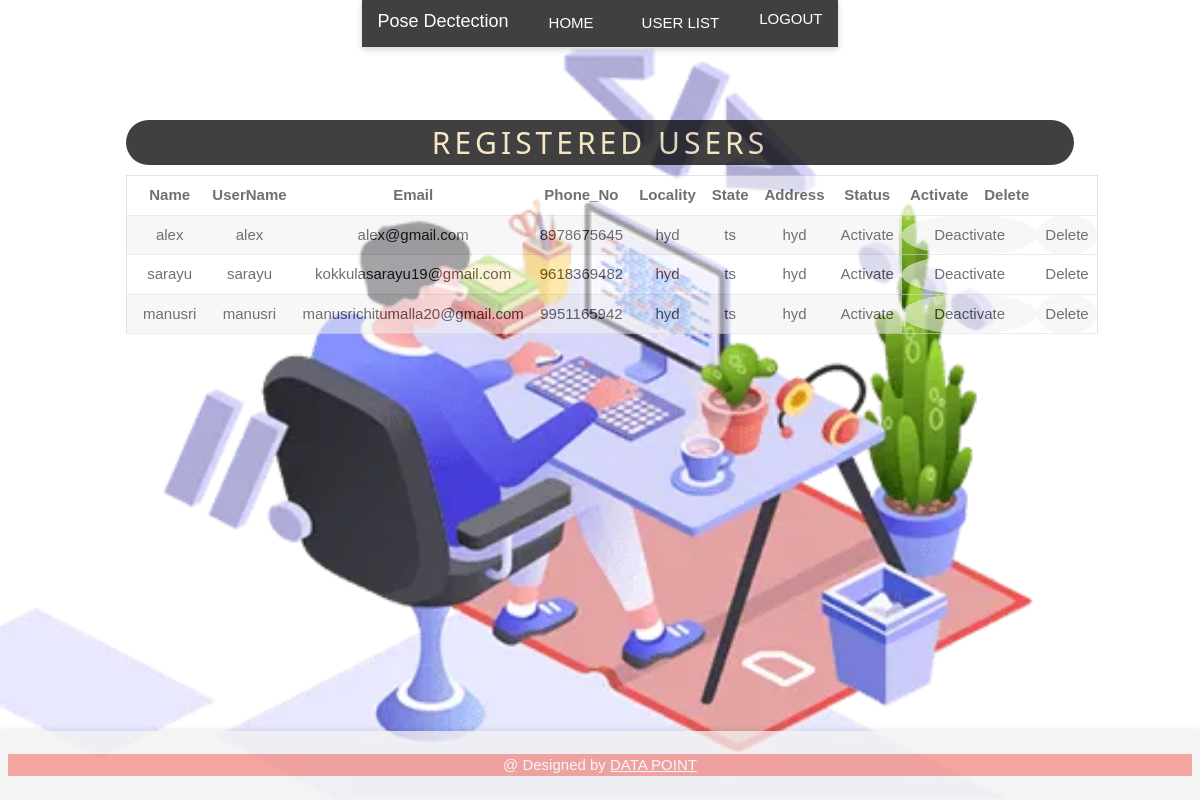
/viewusers/, run on the app's committed database.
### Users/models.py (models this page shows, shortened)
class UserRegisterModel(models.Model):
    Name = models.CharField(max_length=30)
    Username = models.CharField(max_length=30)
    Password= models.CharField(max_length=30)
    Email = models.CharField(max_length=30)
    Phone_No = models.CharField(max_length=10)
    Locality = models.CharField(max_length=30)
    State = models.CharField(max_length=30)
    Address = models.CharField(max_length=30)
    status = models.CharField(max_length=10)

### Admins/views.py (the view)
# urls.py: path('viewusers/', adv.viewusers, name='viewusers'),
def viewusers(request):
    data= UserRegisterModel.objects.all()
    return render(request, 'admins/Viewregisterusers.html', {'data':data})

### assests/Templates/admins/Viewregisterusers.html
{% extends 'admins/AdminHome.html'%}
{% load static%}
{% block contents %}
<div class="container">
<div class="w3-container w3-content w3-center w3-padding-64 w3-animate-opacity">
    <h2 class="w3-wide w3-animate-opacity w3-round-xxlarge">REGISTERED USERS</h2>
    <table class="w3-table-all  w3-round-xxlarge w3-opacity-min" >
        <tr>
            <th class="w3-center">Name</th>
            <th class="w3-center">UserName</th>
            <th class="w3-center">Email</th>
            <th class="w3-center">Phone_No</th>
            <th class="w3-center">Locality</th>
            <th class="w3-center">State</th>
            <th class="w3-center">Address</th>
            <th class="w3-center">Status</th>
            <th class="w3-center">Activate  </th>
            <th class="w3-center">Delete</th>
        </tr>
        {% for i in data %}
        <tr>
            <td class="w3-center">{{i.Name}}</td>
            <td class="w3-center">{{i.Username}}</td>
            <td class="w3-center">{{i.Email}}</td>
            <td class="w3-center">{{i.Phone_No}}</td>
            <td class="w3-center">{{i.Locality}}</td>
            <td class="w3-center">{{i.State}}</td>
            <td class="w3-center">{{i.Address}}</td>
            <td class="w3-center">{{i.status}}</td>
            {% if i.status == 'waiting' %}
            <td class="w3-center w3-buttoncw3-cicle w3-hover-green" colspan="8"><a href="/Activateusers/?id={{i.id}}" style="text-decoration: none;">Activate</a></td>
                {% else %}
                <td class="w3-center w3-button w3-circle w3-hover-black" colspan="8"><a href="/Deactivateusers/?id={{i.id}}" style="text-decoration: none;">Deactivate</a></td>
            {% endif %}
            <td class="w3-center w3-button w3-hover-red w3-circle " colspan="8" ><a  href="/Deleteusers/?id={{i.id}}" style="text-decoration: none;">Delete</a></td>
        </tr>
          {% endfor %}
    </table>
</div>
{% endblock %}

### assests/Templates/admins/AdminHome.html (shortened to what this page needs)
{% load static %}
<!DOCTYPE html>
<html lang="en">
<head>
<link rel="stylesheet" href="{% static 'css//w3.css'%}">
<link rel="stylesheet" href="{% static 'css/family.css'%}">
<link rel="stylesheet" href="{% static 'css/font-awesome.min.css'%}">
</head>
<body class="w3-opacity-min">
<div class="w3-top w3-center w3-animate-opacity">
  <div class="w3-bar w3-black w3-card w3-center">
       <a href="{% url 'AdminHome'%}" class="w3-bar-item w3-button w3-theme-large w3-large w3-hover-red ">Pose Dectection   </a>
    <a href="{% url 'AdminHome'%}" class="w3-bar-item w3-button w3-padding-large w3-hover-red">HOME</a>
    <a href="{% url 'viewusers' %}" class="w3-bar-item w3-button w3-padding-large w3-hide-small w3-hover-red">USER LIST</a>
    <a href="{% url 'base'%}" class="w3-bar-item w3-button  w3-hover-red">LOGOUT</a>
  </div>
</div>
<div class="w3-content" style="max-width:2000px;margin-top:46px">
{% block contents %}{% endblock %}
<footer class="footer">
  <div class="w3-padding-8 w3-margin-bottom w3-center w3-opacity ">
    <p class="w3-medium w3-red" >@ Designed by <a href="#" target="_blank">DATA POINT</a></p>
  </div>
</footer>
</body>
</html>

### assests/static/css/w3.css (style rules this page uses)
html { box-sizing:border-box }
*,*:before,*:after { box-sizing:inherit }
html { -ms-text-size-adjust:100%;-webkit-text-size-adjust:100% }
body { margin:0 }
article,aside,details,figcaption,figure,footer,header,main,menu,nav,section { display:block }
a { background-color:transparent }
html,body { font-family:Verdana,sans-serif;font-size:15px;line-height:1.5 }
html { overflow-x:hidden }
h2 { font-size:30px }
h1,h2,h3,h4,h5,h6 { font-family:"Segoe UI",Arial,sans-serif;font-weight:400;margin:10px 0 }
.w3-wide { letter-spacing:4px }
a { color:inherit }
.w3-table,.w3-table-all { border-collapse:collapse;border-spacing:0;width:100%;display:table }
.w3-table-all { border:1px solid #ccc }
.w3-bordered tr,.w3-table-all tr { border-bottom:1px solid #ddd }
.w3-table-all tr:nth-child(odd) { background-color:#fff }
.w3-table-all tr:nth-child(even) { background-color:#f1f1f1 }
.w3-table td,.w3-table th,.w3-table-all td,.w3-table-all th { padding:8px 8px;display:table-cell;text-align:left;vertical-align:top }
.w3-table th:first-child,.w3-table td:first-child,.w3-table-all th:first-child,.w3-table-all td:first-child { padding-left:16px }
.w3-btn,.w3-button { border:none;display:inline-block;padding:8px 16px;vertical-align:middle;overflow:hidden;text-decoration:none;color:inherit;background-color:inherit;text-align:center;cursor:pointer;white-space:nowrap }
.w3-btn,.w3-button { -webkit-touch-callout:none;-webkit-user-select:none;-khtml-user-select:none;-moz-user-select:none;-ms-user-select:none;user-select:none }
.w3-bar { width:100%;overflow:hidden }
.w3-center .w3-bar { display:inline-block;width:auto }
.w3-bar .w3-bar-item { padding:8px 16px;float:left;width:auto;border:none;display:block;outline:0 }
.w3-bar .w3-button { white-space:normal }
.w3-container:after,.w3-container:before,.w3-panel:after,.w3-panel:before,.w3-row:after,.w3-row:before,.w3-row-padding:after,.w3-row-padding:before, .w3-cell-row:before,.w3-cell-row:after,.w3-clear:after,.w3-clear:before,.w3-bar:before,.w3-bar:after { content:"";display:table;clear:both }
.w3-content,.w3-auto { margin-left:auto;margin-right:auto }
.w3-content { max-width:980px }
.w3-top,.w3-bottom { position:fixed;width:100%;z-index:1 }
.w3-top { top:0 }
.w3-circle { border-radius:50% }
.w3-round-xxlarge { border-radius:32px }
.w3-container,.w3-panel { padding:0.01em 16px }
.w3-card,.w3-card-2 { box-shadow:0 2px 5px 0 rgba(0,0,0,0.16),0 2px 10px 0 rgba(0,0,0,0.12) }
.w3-animate-opacity { animation:opac 0.8s }
.w3-opacity,.w3-hover-opacity:hover { opacity:0.60 }
.w3-opacity-min { opacity:0.75 }
.w3-medium { font-size:15px!important }
.w3-large { font-size:18px!important }
.w3-center { text-align:center!important }
.w3-margin-bottom { margin-bottom:16px!important }
.w3-padding-large { padding:12px 24px!important }
.w3-padding-64 { padding-top:64px!important;padding-bottom:64px!important }
.w3-red,.w3-hover-red:hover { color:#fff!important;background-color:#f44336!important }
.w3-black,.w3-hover-black:hover { color:#fff!important;background-color:#000!important }

### data on the page
UserRegisterModel: Name "alex", Username "alex", Email "alex@gmail.com", Phone_No "8978675645", Locality "hyd", State "ts", Address "hyd", status "Activate"
UserRegisterModel: Name "sarayu", Username "sarayu", Email "kokkulasarayu19@gmail.com", Phone_No "9618369482", Locality "hyd", State "ts", Address "hyd", status "Activate"
UserRegisterModel: Name "manusri", Username "manusri", Email "manusrichitumalla20@gmail.com", Phone_No "9951165942", Locality "hyd", State "ts", Address "hyd", status "Activate"
